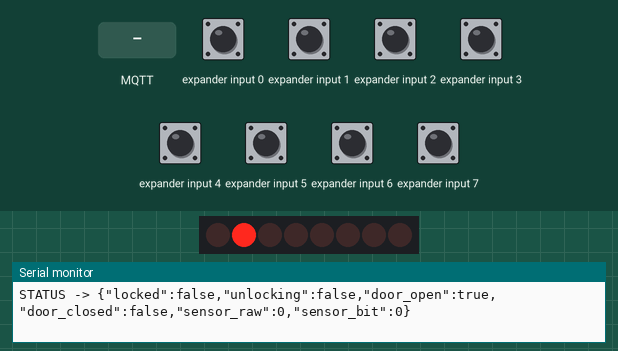
The sketch below on a simulated ESP32. Shown: 16 shift-register outputs drawn as a row of LEDs (first output left, lit = HIGH), the last lines printed to the serial monitor. Wiring (inferred from the names in the program): input shift register (74HC165): load GPIO 5; clock GPIO 4; serial out GPIO 13. The test bench sets the inputs (shaded band); at power-on: expander input 0–7 HIGH. WiFi joins after 1.5 s; servers stay silent unless stated; no MQTT or app messages arrive unless stated.

Above: at 3.5 s.
3.6 s: MQTT message "BLINK_BOTH" arrives on the third subscribed topic
At 3.75 s:
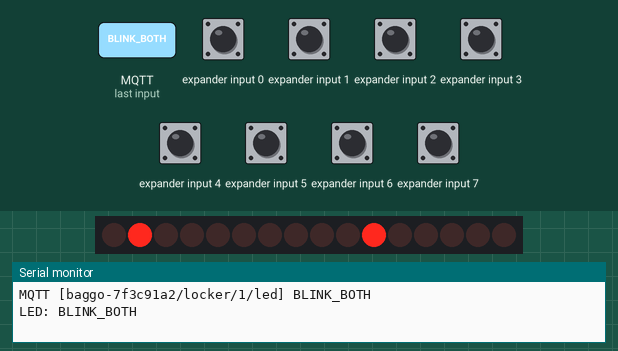
At 4.65 s:
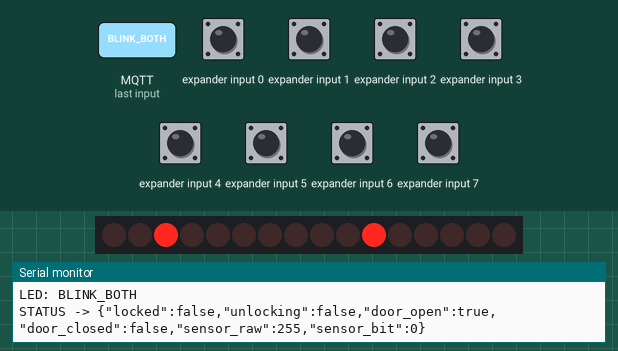
6.0 s: MQTT message "/" arrives on the first subscribed topic
At 6.6 s:
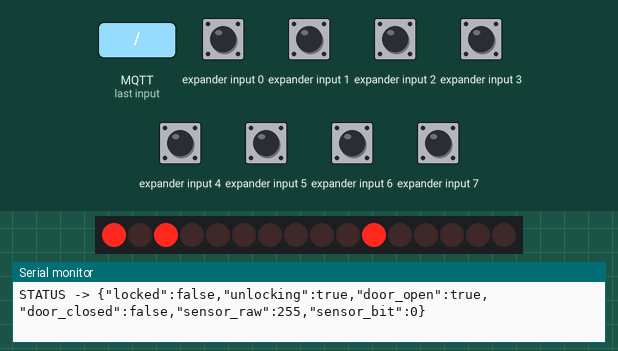
Timing chart, 0 to 15.1 s (numbered marks = the images above; inputs shaded):
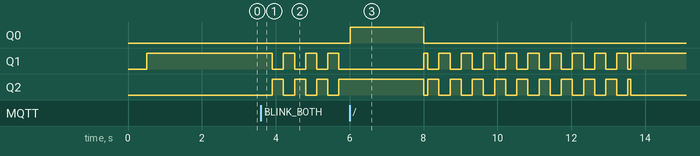

The sketch:

NEW_baggo_esp32_stable_no_wifimanager.ino
```cpp
#include <WiFi.h>
#include <WiFiClientSecure.h>
#include <PubSubClient.h>

// ============================================================
// BAGGO ESP32 - STABLE DEMO VERSION
// No WiFiManager. Direct WiFi connection to avoid saved-AP crash.
// ============================================================

// ---------- EDIT THESE TWO LINES ----------
const char* WIFI_SSID     = "FPT Telecom 6868";
const char* WIFI_PASSWORD = "@12341234";
// -----------------------------------------

const int LOCKER_ID = 1;

// 74HC595
const int LATCH_595 = 5;
const int CLOCK_595 = 18;
const int DATA_595  = 23;

// 74HC165
const int LATCH_165 = 19;
const int CLOCK_165 = 4;
const int DATA_165  = 13;

// Outputs
const byte BIT_KHOA_MO = 0x01;
const byte BIT_LED_RED  = 0x02;
const byte BIT_LED_GRN  = 0x04;

const bool RELAY_ACTIVE_HIGH = true;
// Door/contact sensor connected through the 74HC165. If the UI reports the
// opposite state, change DOOR_SENSOR_HIGH_IS_CLOSED to false. If it never
// changes, update DOOR_SENSOR_BIT (0..7) to match the actual 74HC165 input.
const int DOOR_SENSOR_BIT = 0;
const bool DOOR_SENSOR_HIGH_IS_CLOSED = true;

const unsigned long UNLOCK_TIME_MS     = 2000;
const unsigned long SENSOR_INTERVAL_MS = 100;
const unsigned long SENSOR_DEBOUNCE_MS = 150;
const unsigned long STATUS_INTERVAL_MS = 1000;
const unsigned long MQTT_RETRY_MS      = 3000;
const unsigned long WIFI_RETRY_MS      = 5000;
const unsigned long SPAM_LOCK_MS       = 5000;
const unsigned long BLINK_INTERVAL_MS  = 300;
const unsigned long BLINK_DURATION_MS  = 10000;

// MQTT -------------------------------------------------------
// These values must match the MQTT_* variables on Railway.
// The public EMQX broker is suitable for a connection test only. For a real
// deployment, use a private broker account, TLS port 8883 and a unique prefix.
const char* MQTT_BROKER = "broker.emqx.io";
const uint16_t MQTT_PORT = 1883;
const bool MQTT_USE_TLS = false;
const char* MQTT_USER = "";
const char* MQTT_PASSWORD = "";
const char* MQTT_TOPIC_PREFIX = "baggo-7f3c91a2";

WiFiClient plainMqttClient;
WiFiClientSecure secureMqttClient;
PubSubClient mqttClient;

String topicOpen;
String topicClose;
String topicLed;
String topicStatus;
String topicOnline;

byte outputState = 0;
byte inputState = 0;

bool lockFeedback = true;
bool doorOpen = false;
bool doorCandidateOpen = false;
bool isUnlocking = false;

unsigned long unlockStartTime = 0;
unsigned long lastUnlockCommand = 0;
unsigned long lastSensorRead = 0;
unsigned long doorCandidateSince = 0;
unsigned long lastStatusPublish = 0;
unsigned long lastMqttAttempt = 0;
unsigned long lastWifiAttempt = 0;

enum LedMode {
  LED_RED_MODE,
  LED_GREEN_MODE
};

LedMode ledMode = LED_RED_MODE;
bool blinkActive = false;
bool blinkPhase = false;
unsigned long blinkUntil = 0;
unsigned long lastBlinkToggle = 0;

void publishStatus();

String buildMqttTopic(const String& suffix) {
  String prefix = String(MQTT_TOPIC_PREFIX);
  prefix.trim();
  while (prefix.endsWith("/")) prefix.remove(prefix.length() - 1);
  while (prefix.startsWith("/")) prefix.remove(0, 1);
  return prefix.length() > 0 ? prefix + "/" + suffix : suffix;
}

// ============================================================
// 74HC595
// ============================================================
void write595Raw(byte data) {
  outputState = data;
  digitalWrite(LATCH_595, LOW);
  shiftOut(DATA_595, CLOCK_595, MSBFIRST, outputState);
  digitalWrite(LATCH_595, HIGH);
}

void write595(byte logicData) {
  byte realData = logicData;

  if (!RELAY_ACTIVE_HIGH) {
    if (logicData & BIT_KHOA_MO) realData &= ~BIT_KHOA_MO;
    else realData |= BIT_KHOA_MO;
  }

  write595Raw(realData);
}

// ============================================================
// 74HC165
// ============================================================
byte read165() {
  byte value = 0;

  digitalWrite(LATCH_165, LOW);
  delayMicroseconds(5);
  digitalWrite(LATCH_165, HIGH);
  delayMicroseconds(5);

  for (int i = 0; i < 8; i++) {
    int bitValue = digitalRead(DATA_165);
    value |= (bitValue << (7 - i));

    digitalWrite(CLOCK_165, HIGH);
    delayMicroseconds(5);
    digitalWrite(CLOCK_165, LOW);
    delayMicroseconds(5);
  }

  return value;
}

void updateSensor() {
  inputState = read165();
  bool rawDoorHigh = (inputState & (1 << DOOR_SENSOR_BIT)) != 0;
  bool sampledDoorOpen = DOOR_SENSOR_HIGH_IS_CLOSED ? !rawDoorHigh : rawDoorHigh;
  unsigned long now = millis();

  if (sampledDoorOpen != doorCandidateOpen) {
    doorCandidateOpen = sampledDoorOpen;
    doorCandidateSince = now;
  }

  if (doorCandidateOpen != doorOpen && now - doorCandidateSince >= SENSOR_DEBOUNCE_MS) {
    doorOpen = doorCandidateOpen;
    // Backward-compatible value for older backends. The UI now uses door_open.
    lockFeedback = !doorOpen;
    Serial.print("DOOR -> ");
    Serial.print(doorOpen ? "OPEN" : "CLOSED");
    Serial.print(" | 74HC165 raw=0b");
    Serial.println(inputState, BIN);
    publishStatus();
  }
}

// ============================================================
// OUTPUTS
// ============================================================
void applyOutputs() {
  byte data = 0;

  if (isUnlocking) data |= BIT_KHOA_MO;

  if (isUnlocking) {
    data |= BIT_LED_GRN;
  } else if (blinkActive) {
    data |= blinkPhase ? BIT_LED_RED : BIT_LED_GRN;
  } else {
    data |= (ledMode == LED_RED_MODE) ? BIT_LED_RED : BIT_LED_GRN;
  }

  write595(data);
}

void startBlinkBoth() {
  blinkActive = true;
  blinkPhase = false;
  blinkUntil = millis() + BLINK_DURATION_MS;
  lastBlinkToggle = 0;
  Serial.println("LED: BLINK_BOTH");
  applyOutputs();
}

void handleBlink() {
  if (!blinkActive) return;

  unsigned long now = millis();

  if ((long)(now - blinkUntil) >= 0) {
    blinkActive = false;
    Serial.println("LED: blink finished");
    applyOutputs();
    return;
  }

  if (now - lastBlinkToggle >= BLINK_INTERVAL_MS) {
    lastBlinkToggle = now;
    blinkPhase = !blinkPhase;
    applyOutputs();
  }
}

// ============================================================
// MQTT STATUS
// ============================================================
void publishStatus() {
  if (!mqttClient.connected()) return;

  String json =
    "{\"locked\":" + String(lockFeedback ? "true" : "false") +
    ",\"unlocking\":" + String(isUnlocking ? "true" : "false") +
    ",\"door_open\":" + String(doorOpen ? "true" : "false") +
    ",\"door_closed\":" + String(doorOpen ? "false" : "true") +
    ",\"sensor_raw\":" + String(inputState) +
    ",\"sensor_bit\":" + String(DOOR_SENSOR_BIT) + "}";

  mqttClient.publish(topicStatus.c_str(), json.c_str(), true);
  Serial.print("STATUS -> ");
  Serial.println(json);
}

// ============================================================
// LOCK
// ============================================================
void closeLock();

void openLock() {
  unsigned long now = millis();

  if (isUnlocking) {
    Serial.println("OPEN ignored: already unlocking");
    return;
  }

  if (lastUnlockCommand != 0 && now - lastUnlockCommand < SPAM_LOCK_MS) {
    Serial.println("OPEN ignored: anti-spam");
    return;
  }

  Serial.println(">> LENH MO KHOA");

  isUnlocking = true;
  unlockStartTime = now;
  lastUnlockCommand = now;

  applyOutputs();
  publishStatus();
}

void closeLock() {
  if (!isUnlocking) return;

  Serial.println("<< TAT MO KHOA");
  isUnlocking = false;

  applyOutputs();
  publishStatus();
}

// ============================================================
// MQTT CALLBACK
// ============================================================
void mqttCallback(char* topic, byte* payload, unsigned int length) {
  String msg;

  for (unsigned int i = 0; i < length; i++) {
    msg += (char)payload[i];
  }
  msg.trim();

  String currentTopic(topic);

  Serial.print("MQTT [");
  Serial.print(currentTopic);
  Serial.print("] ");
  Serial.println(msg);

  if (currentTopic == topicOpen) {
    openLock();
  }
  else if (currentTopic == topicClose) {
    closeLock();
  }
  else if (currentTopic == topicLed) {
    if (msg == "RED") {
      blinkActive = false;
      ledMode = LED_RED_MODE;
      applyOutputs();
    }
    else if (msg == "GREEN") {
      blinkActive = false;
      ledMode = LED_GREEN_MODE;
      applyOutputs();
    }
    else if (msg == "BLINK_BOTH") {
      startBlinkBoth();
    }
  }
}

// ============================================================
// WIFI
// ============================================================
void connectWiFi() {
  if (WiFi.status() == WL_CONNECTED) return;

  Serial.println();
  Serial.print("Connecting WiFi: ");
  Serial.println(WIFI_SSID);

  // Clear old saved AP data without powering the WiFi radio off.
  WiFi.mode(WIFI_STA);
  WiFi.disconnect(false, true);
  delay(300);

  WiFi.begin(WIFI_SSID, WIFI_PASSWORD);

  unsigned long start = millis();

  while (WiFi.status() != WL_CONNECTED &&
         millis() - start < 15000) {
    delay(500);
    Serial.print(".");
  }

  Serial.println();

  if (WiFi.status() == WL_CONNECTED) {
    Serial.println("WiFi CONNECTED");
    Serial.print("IP: ");
    Serial.println(WiFi.localIP());
  } else {
    Serial.println("WiFi FAILED. Will retry.");
  }
}

void maintainWiFi() {
  if (WiFi.status() == WL_CONNECTED) return;

  unsigned long now = millis();
  if (now - lastWifiAttempt >= WIFI_RETRY_MS) {
    lastWifiAttempt = now;
    connectWiFi();
  }
}

// ============================================================
// MQTT CONNECT
// ============================================================
bool connectMQTT() {
  if (WiFi.status() != WL_CONNECTED) return false;

  String clientId = "BagGo-ESP32-" + WiFi.macAddress();
  clientId.replace(":", "");

  Serial.print("MQTT connecting to ");
  Serial.print(MQTT_BROKER);
  Serial.print(":");
  Serial.print(MQTT_PORT);
  Serial.print(" ... ");

  bool hasCredentials = strlen(MQTT_USER) > 0;
  bool ok;
  if (hasCredentials) {
    ok = mqttClient.connect(
      clientId.c_str(),
      MQTT_USER,
      MQTT_PASSWORD,
      topicOnline.c_str(),
      1,
      true,
      "offline"
    );
  } else {
    ok = mqttClient.connect(
      clientId.c_str(),
      topicOnline.c_str(),
      1,
      true,
      "offline"
    );
  }

  if (!ok) {
    Serial.print("FAILED rc=");
    Serial.println(mqttClient.state());
    return false;
  }

  Serial.println("CONNECTED");

  mqttClient.subscribe(topicOpen.c_str(), 1);
  mqttClient.subscribe(topicClose.c_str(), 1);
  mqttClient.subscribe(topicLed.c_str(), 1);

  mqttClient.publish(topicOnline.c_str(), "online", true);

  Serial.println("Subscribed:");
  Serial.println("  " + topicOpen);
  Serial.println("  " + topicClose);
  Serial.println("  " + topicLed);

  publishStatus();
  return true;
}

void maintainMQTT() {
  if (WiFi.status() != WL_CONNECTED) return;

  if (mqttClient.connected()) {
    mqttClient.loop();
    return;
  }

  unsigned long now = millis();

  if (now - lastMqttAttempt >= MQTT_RETRY_MS) {
    lastMqttAttempt = now;
    connectMQTT();
  }
}

// ============================================================
// SETUP
// ============================================================
void setup() {
  Serial.begin(115200);
  delay(500);

  Serial.println();
  Serial.println("================================");
  Serial.println(" BAGGO ESP32 STABLE MQTT DEMO");
  Serial.println("================================");

  String lockerTopic = "locker/" + String(LOCKER_ID);
  topicOpen   = buildMqttTopic(lockerTopic + "/open");
  topicClose  = buildMqttTopic(lockerTopic + "/close");
  topicLed    = buildMqttTopic(lockerTopic + "/led");
  topicStatus = buildMqttTopic(lockerTopic + "/status");
  topicOnline = buildMqttTopic(lockerTopic + "/online");

  pinMode(LATCH_595, OUTPUT);
  pinMode(CLOCK_595, OUTPUT);
  pinMode(DATA_595, OUTPUT);

  pinMode(LATCH_165, OUTPUT);
  pinMode(CLOCK_165, OUTPUT);
  pinMode(DATA_165, INPUT);

  digitalWrite(CLOCK_165, LOW);
  digitalWrite(LATCH_165, HIGH);

  ledMode = LED_RED_MODE;
  isUnlocking = false;
  applyOutputs();

  WiFi.persistent(false);
  WiFi.setAutoReconnect(true);

  if (MQTT_USE_TLS) {
    // For production, replace setInsecure() with setCACert(rootCa) for your
    // broker. This still encrypts traffic but does not verify its certificate.
    secureMqttClient.setInsecure();
    mqttClient.setClient(secureMqttClient);
    Serial.println("MQTT TLS enabled (certificate verification disabled)");
  } else {
    mqttClient.setClient(plainMqttClient);
  }
  mqttClient.setServer(MQTT_BROKER, MQTT_PORT);
  mqttClient.setCallback(mqttCallback);
  mqttClient.setKeepAlive(30);
  mqttClient.setSocketTimeout(5);
  mqttClient.setBufferSize(512);

  connectWiFi();

  if (WiFi.status() == WL_CONNECTED) {
    connectMQTT();
  }
}

// ============================================================
// LOOP
// ============================================================
void loop() {
  maintainWiFi();
  maintainMQTT();

  unsigned long now = millis();

  if (now - lastSensorRead >= SENSOR_INTERVAL_MS) {
    lastSensorRead = now;
    updateSensor();
  }

  if (isUnlocking && now - unlockStartTime >= UNLOCK_TIME_MS) {
    closeLock();
  }

  handleBlink();

  if (now - lastStatusPublish >= STATUS_INTERVAL_MS) {
    lastStatusPublish = now;
    publishStatus();
  }

  delay(2);
}
```

Measured:
- after the input at 3.6 s, Q1, Q2: alternates HIGH for 0.30 s and LOW for 0.30 s, starting after 0.31 s
